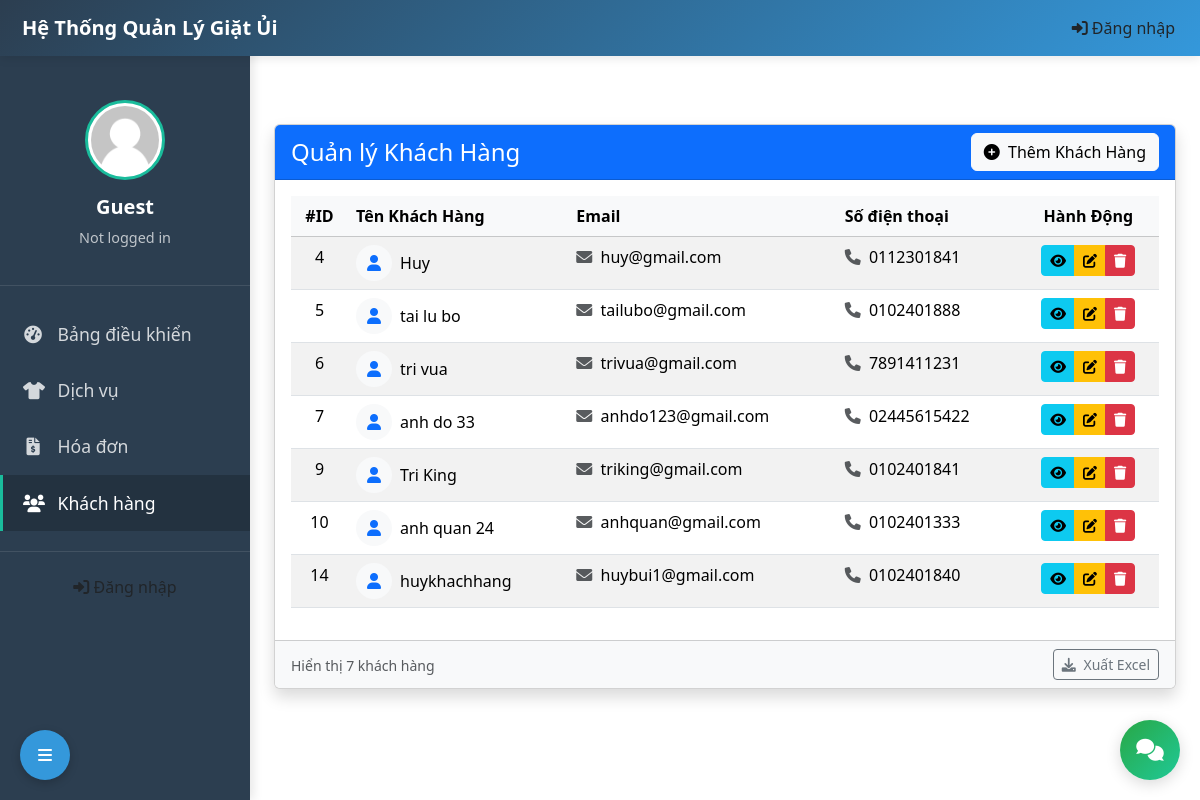
Page /views/manage_customers.php on the committed database.
### tables this page shows
CREATE TABLE `users` (
  `id` int NOT NULL,
  `username` varchar(50) NOT NULL,
  `email` varchar(100) NOT NULL,
  `phone` varchar(20) DEFAULT NULL,
  `password` varchar(255) NOT NULL,
  `role` enum('admin','employee','customer') NOT NULL,
  `created_at` timestamp NULL DEFAULT CURRENT_TIMESTAMP
);

### controllers/AuthController.php (called while the page is built, shortened)
<?php
class AuthController {
    private $conn;
    public function __construct($db) {
        $this->conn = $db;
    }
    public function getUsersByRole($role) {
        $stmt = $this->conn->prepare("SELECT id, username AS name, email, phone FROM users WHERE role = ?");
        $stmt->execute([$role]);
        return $stmt->fetchAll(PDO::FETCH_ASSOC);
    }
}
?>

### views/manage_customers.php (the view, shortened to what this page needs)
<?php
include 'header.php';
require_once '../controllers/AuthController.php';
$database = new Database();
$conn = $database->getConnection();
$auth = new AuthController($conn);
$customers = $auth->getUsersByRole('customer');
?>
<div class="container py-4">
    <div class="card shadow">
        <div class="card-header bg-primary text-white d-flex justify-content-between align-items-center">
            <h4 class="mb-0">Quản lý Khách Hàng</h4>
            <a href="create_customer.php" class="btn btn-light">
                <i class="fas fa-plus-circle me-1"></i> Thêm Khách Hàng
            </a>
        </div>
        <div class="card-body">
            <div class="table-responsive">
                <table class="table table-hover table-striped">
                    <thead class="table-light">
                        <tr>
                            <th class="text-center">#ID</th>
                            <th>Tên Khách Hàng</th>
                            <th>Email</th>
                            <th>Số điện thoại</th>
                            <th class="text-center">Hành Động</th>
                        </tr>
                    </thead>
                    <tbody>
                        <?php if (count($customers) > 0): ?>
                            <?php foreach ($customers as $customer): ?>
                                <tr>
                                    <td class="text-center"><?= $customer['id'] ?></td>
                                    <td>
                                        <div class="d-flex align-items-center">
                                            <div class="avatar-sm bg-light rounded-circle text-center me-2" style="width: 36px; height: 36px; line-height: 36px;">
                                                <i class="fas fa-user text-primary"></i>
                                            </div>
                                            <div><?= htmlspecialchars($customer['name']) ?></div>
                                        </div>
                                    </td>
                                    <td>
                                        <i class="fas fa-envelope text-muted me-1"></i>
                                        <?= htmlspecialchars($customer['email']) ?>
                                    </td>
                                    <td>
                                        <i class="fas fa-phone text-muted me-1"></i>
                                        <?= htmlspecialchars($customer['phone']) ?>
                                    </td>
                                    <td class="text-center">
                                        <div class="btn-group" role="group">
                                            <a href="view_customer.php?id=<?= $customer['id'] ?>" class="btn btn-sm btn-info">
                                                <i class="fas fa-eye"></i>
                                            </a>
                                            <a href="edit_customer.php?id=<?= $customer['id'] ?>" class="btn btn-sm btn-warning">
                                                <i class="fas fa-edit"></i>
                                            </a>
                                            <a href="../controllers/AuthController.php?action=delete&id=<?= $customer['id'] ?>"
                                               class="btn btn-sm btn-danger"
                                               onclick="return confirm('Bạn có chắc muốn xóa khách hàng này?');">
                                                <i class="fas fa-trash"></i>
                                            </a>
                                        </div>
                                    </td>
                                </tr>
                            <?php endforeach; ?>
                        <?php endif; ?>
                    </tbody>
                </table>
            </div>
        </div>
        <div class="card-footer bg-light">
            <div class="d-flex justify-content-between align-items-center">
                <div>
                    <small class="text-muted">Hiển thị <?= count($customers) ?> khách hàng</small>
                </div>
                <div>
                    <a href="export_customers.php" class="btn btn-sm btn-outline-secondary">
                        <i class="fas fa-download me-1"></i> Xuất Excel
                    </a>
                </div>
            </div>
        </div>
    </div>
</div>
<?php include 'footer.php'; ?>

### views/header.php (shortened to what this page needs)
<!DOCTYPE html>
<html lang="en">
<head>
    <link rel="stylesheet" href="../assets/bootstrap/css/bootstrap.min.css">
    <link rel="stylesheet" href="https://cdnjs.cloudflare.com/ajax/libs/font-awesome/6.4.0/css/all.min.css">
</head>
<body>
    <div class="wrapper">
        <nav id="sidebar">
            <div class="user-profile">
                <?php if (isset($_SESSION['username'])): ?>
                    <img src="../assets/images/admin-avartar.jpg" alt="User Profile">
                    <h5><?= htmlspecialchars($_SESSION['username']) ?></h5>
                    <p><?= htmlspecialchars($_SESSION['role']) ?></p>
                <?php else: ?>
                    <img src="../assets/images/default-avatar.png" alt="Guest">
                    <h5>Guest</h5>
                    <p>Not logged in</p>
                <?php endif; ?>
            </div>
            <ul class="list-unstyled components">
                <li>
                    <a href="dashboard.php" class="active">
                        <i class="fas fa-tachometer-alt"></i> Bảng điều khiển
                    </a>
                </li>
                <li>
                    <a href="manage_services.php">
                        <i class="fas fa-shirt"></i> Dịch vụ
                    </a>
                </li>
                <li>
                    <a href="manage_invoices.php">
                        <i class="fas fa-file-invoice-dollar"></i> Hóa đơn
                        <span class="badge-notification">3</span>
                    </a>
                </li>
                <li>
                    <a href="manage_customers.php">
                        <i class="fas fa-users"></i> Khách hàng
                    </a>
                </li>
            </ul>
            <div class="px-4 pb-4 text-center">
                <?php if (isset($_SESSION['username'])): ?>
                    <a href="logout.php" class="btn btn-danger w-100">
                        <i class="fas fa-sign-out-alt"></i> Đăng xuất
                    </a>
                <?php else: ?>
                    <a href="registerLogin.php" class="btn btn-custom w-100">
                        <i class="fas fa-sign-in-alt"></i> Đăng nhập
                    </a>
                <?php endif; ?>
            </div>
        </nav>
        <div id="content">
            <nav class="navbar navbar-expand-lg fixed-top">
                <div class="container-fluid">
                    <a class="navbar-brand" href="#">
                        <i class="fas fa-washer"></i> Hệ Thống Quản Lý Giặt Ủi
                    </a>
                    <div class="collapse navbar-collapse" id="navbarNav">
                        <ul class="navbar-nav ms-auto">
                            <?php if (isset($_SESSION['username'])): ?>
                                <li class="nav-item dropdown">
                                    <a class="nav-link dropdown-toggle" href="#" id="userDropdown" role="button"
                                        data-bs-toggle="dropdown" aria-expanded="false">
                                        <i class="fas fa-user-circle"></i>
                                        <?= htmlspecialchars($_SESSION['username']) ?>
                                    </a>
                                    <ul class="dropdown-menu dropdown-menu-end" aria-labelledby="userDropdown"
                                        style="background-color: white; color: black;">
                                        <li>
                                            <a class="dropdown-item" href="profile.php">
                                                <i class="fas fa-id-card me-2"></i> Hồ sơ
                                            </a>
                                        </li>
                                        <li>
                                            <a class="dropdown-item" href="settings.php">
                                                <i class="fas fa-cog me-2"></i> Cài đặt
                                            </a>
                                        </li>
                                        <li>
                                            <hr class="dropdown-divider">
                                        </li>
                                        <li>
                                            <a class="dropdown-item" href="logout.php">
                                                <i class="fas fa-sign-out-alt me-2"></i> Đăng xuất
                                            </a>
                                        </li>
                                    </ul>
                                </li>
                            <?php else: ?>
                                <li class="nav-item">
                                    <a class="btn btn-outline-custom" href="registerLogin.php">
                                        <i class="fas fa-sign-in-alt"></i> Đăng nhập
                                    </a>
                                </li>
                            <?php endif; ?>
                        </ul>
                    </div>
                </div>
            </nav>
            <div class="container-fluid py-4">

### views/footer.php (shortened to what this page needs)
</div>
        </div>
    </div>
    <button type="button" id="sidebarCollapse" class="btn">
        <i class="fas fa-bars"></i>
    </button>
</body>
</html>

### views/header.php (style rules this page uses)
:root { --primary-color: #3498db; --secondary-color: #2c3e50; --accent-color: #1abc9c; --light-color: #ecf0f1; --dark-color: #2c3e50; --danger-color: #e74c3c; --sidebar-width: 250px; }
body { font-family: 'Segoe UI', Tahoma, Geneva, Verdana, sans-serif; background-color: #f8f9fa; overflow-x: hidden; }
.navbar { background: linear-gradient(135deg, var(--secondary-color), var(--primary-color)) !important; padding: 12px 20px; box-shadow: 0 2px 10px rgba(0, 0, 0, 0.1); border: none; z-index: 1030; }
.navbar-brand { font-weight: 700; font-size: 24px; color: white !important; display: flex; align-items: center; }
#sidebar { position: fixed; width: var(--sidebar-width); height: 100%; background: var(--secondary-color); color: white; transition: all 0.3s; z-index: 1020; box-shadow: 3px 0 10px rgba(0, 0, 0, 0.1); left: 0; top: 0; padding-top: 80px; }
#sidebar ul.components { padding: 20px 0; border-bottom: 1px solid rgba(255, 255, 255, 0.1); }
#sidebar ul li a { padding: 15px 20px; font-size: 1.1em; display: block; color: rgba(255, 255, 255, 0.8); text-decoration: none; transition: all 0.3s; border-left: 3px solid transparent; }
#sidebar ul li a.active { color: white; background: rgba(0, 0, 0, 0.2); border-left: 3px solid var(--accent-color); }
#sidebar ul li a i { margin-right: 10px; width: 20px; text-align: center; }
#content { width: calc(100% - var(--sidebar-width)); min-height: 100vh; transition: all 0.3s; position: absolute; top: 0; right: 0; padding-top: 76px; }
.btn-custom { background-color: var(--accent-color); color: white; border: none; transition: all 0.3s; }
.btn-outline-custom { color: white; border-color: white; transition: all 0.3s; }
.user-profile { padding: 20px; text-align: center; border-bottom: 1px solid rgba(255, 255, 255, 0.1); }
.user-profile img { width: 80px; height: 80px; border-radius: 50%; border: 3px solid var(--accent-color); padding: 3px; background-color: white; }
.user-profile h5 { margin-top: 15px; font-weight: 600; }
.user-profile p { color: rgba(255, 255, 255, 0.7); font-size: 0.9em; }
#sidebarCollapse { position: fixed; bottom: 20px; left: 20px; z-index: 1030; border-radius: 50%; width: 50px; height: 50px; background: var(--primary-color); color: white; border: none; box-shadow: 0 3px 10px rgba(0, 0, 0, 0.2); display: flex; align-items: center; justify-content: center; transition: all 0.3s ease; }
.badge-notification { position: absolute; top: -5px; right: -5px; padding: 5px 8px; border-radius: 50%; background: var(--danger-color); color: white; font-size: 0.7em; }

### rows in the picture
users: id "4", username "Huy", email "huy@gmail.com", phone "0112301841"
users: id "5", username "tai lu bo", email "tailubo@gmail.com", phone "0102401888"
users: id "6", username "tri vua", email "trivua@gmail.com", phone "7891411231"
users: id "7", username "anh do 33", email "anhdo123@gmail.com", phone "02445615422"
users: id "9", username "Tri King", email "triking@gmail.com", phone "0102401841"
users: id "10", username "anh quan 24", email "anhquan@gmail.com", phone "0102401333"
users: id "14", username "huykhachhang", email "huybui1@gmail.com", phone "0102401840"

### other values in the picture
count($customers) "7"
